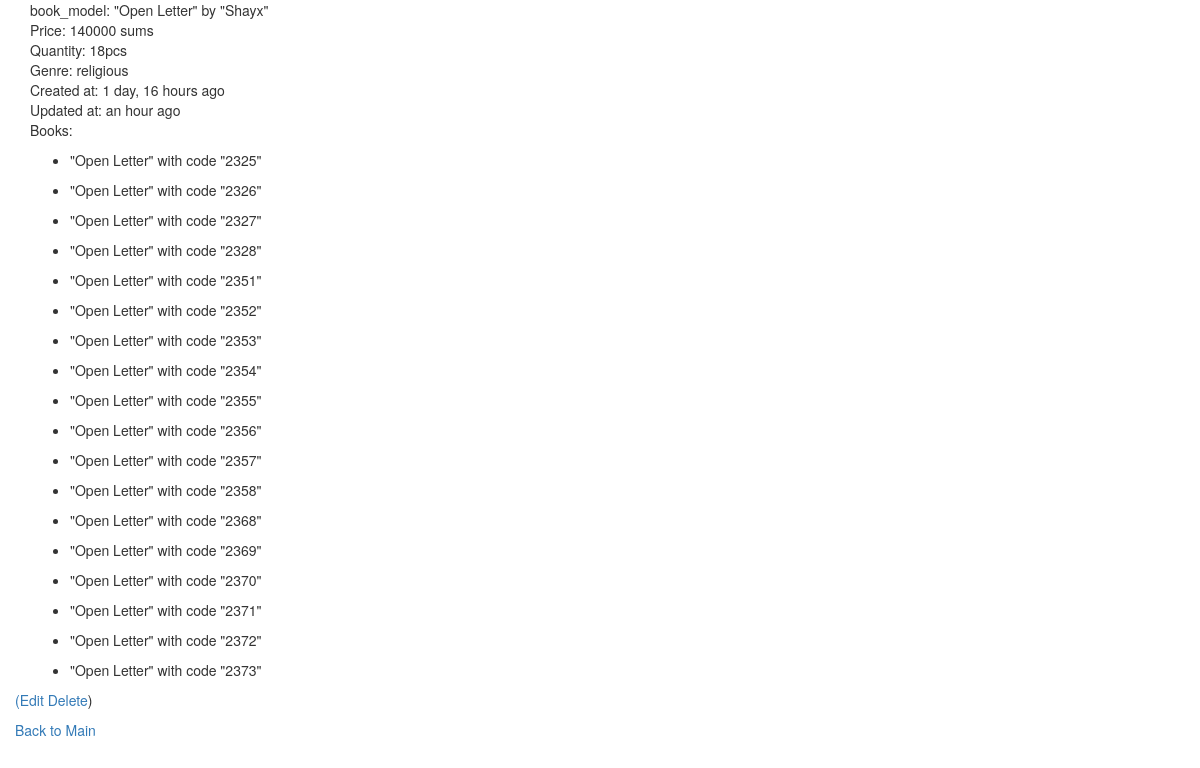
Screenshot of /backend/book_model/23 (signed in) with the database file from the repository.
### backend/models.py (models this page shows, shortened)
class Book_model(models.Model):
    title = models.CharField(
        max_length=64,
        unique=True,
        validators=[
            MinLengthValidator(3)
        ])
    author = models.CharField(max_length=64)
    price = models.PositiveIntegerField()
    genre = models.CharField(max_length=64, choices=genre_options)
    created_at = models.DateTimeField(auto_now_add=True)
    updated_at = models.DateTimeField(auto_now=True)
    def get_quantity(self):
        quantity = len(Book.objects.filter(model=self))
        return quantity
    def get_books(self):
        return Book.objects.filter(model=self)
    def __str__(self):
        return '"'+self.title+'" by "'+self.author+'"'

class Book(models.Model):
    code = models.CharField(
        validators=[
            RegexValidator(regex='^.{4}$', message='Length has to be 4')
        ],
        max_length=4,
        unique=True
    )
    is_taken = models.BooleanField(default=False)
    taken_by = models.ForeignKey(User, on_delete=models.DO_NOTHING, null=True, blank=True, related_name="books")
    model = models.ForeignKey(Book_model, on_delete=models.CASCADE, related_name="books")
    taken_at = models.DateTimeField(auto_now=True)
    released_at = models.DateTimeField(auto_now=True)
    created_at = models.DateTimeField(auto_now_add=True)
    updated_at = models.DateTimeField(auto_now=True)
    def __str__(self):
        return '"'+self.model.title+'" with code "'+self.code+'"'

### backend/views.py (the view)
# urls.py: path('book_model/<int:pk>', book_model_detail.as_view(), name="book_model_detail"),
class book_model_detail(LoginRequiredMixin,DetailView):
    model = Book_model
    fields="__all__"
    success_url =  reverse_lazy('backend:book_model_list')

### backend/templates/backend/book_model_detail.html
{%extends "base_bootsrap.html" %}
{% load humanize %}
{% block content%}
       <div class="container">
                <div class="row">
                <p>book_model: {{book_model}}
                <br>Price: {{book_model.price}} sums
                <br>Quantity: {{book_model.get_quantity}}pcs
                <br>Genre: {{book_model.genre}}
                <br>Created at: {{book_model.created_at|naturaltime}}
                <br>Updated at: {{book_model.updated_at|naturaltime}}
                <br>Books: {%if  book_model.books%}
                              {% for book in book_model.get_books %}
                              <ul>
                                 <li>{{book}}</li>
                              </ul>
                              {%endfor%}
                           {%else%}
                              No books available in this model
                           {%endif%}
                <p class="row">
                <a href="{% url 'backend:book_model_update' book_model.id %}">(Edit</a>
                <a href="{% url 'backend:book_model_delete' book_model.id %}">Delete</a>)
                </p>
               </p>
                </div>
       </div>
       <p class="row">
            <a href="{% url 'backend:book_model_list' %}">Back to Main</a>
           </p>
{% endblock %}

### rows the page displays
Book_model: title+author "\"Open Letter\" by \"Shayx\"", price "140000", get_quantity "18", genre "religious", created_at "1 day, 16 hours ago", updated_at "an hour ago"
Book: model+code "\"Open Letter\" with code \"2325\""
Book: model+code "\"Open Letter\" with code \"2326\""
Book: model+code "\"Open Letter\" with code \"2327\""
Book: model+code "\"Open Letter\" with code \"2328\""
Book: model+code "\"Open Letter\" with code \"2351\""
Book: model+code "\"Open Letter\" with code \"2352\""
Book: model+code "\"Open Letter\" with code \"2353\""
Book: model+code "\"Open Letter\" with code \"2354\""
Book: model+code "\"Open Letter\" with code \"2355\""
Book: model+code "\"Open Letter\" with code \"2356\""
Book: model+code "\"Open Letter\" with code \"2357\""
Book: model+code "\"Open Letter\" with code \"2358\""
Book: model+code "\"Open Letter\" with code \"2368\""
Book: model+code "\"Open Letter\" with code \"2369\""
Book: model+code "\"Open Letter\" with code \"2370\""
Book: model+code "\"Open Letter\" with code \"2371\""
Book: model+code "\"Open Letter\" with code \"2372\""
Book: model+code "\"Open Letter\" with code \"2373\""
